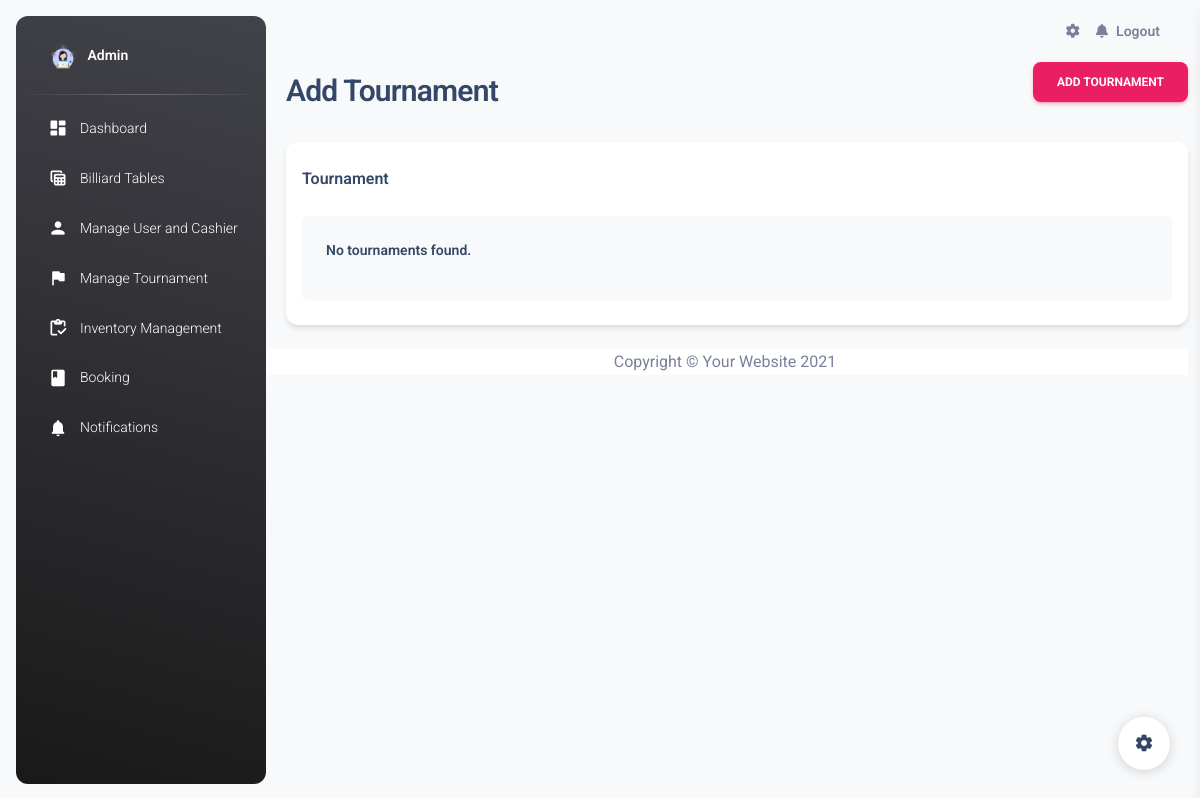
The app's page /manage_tournament.php, older data.
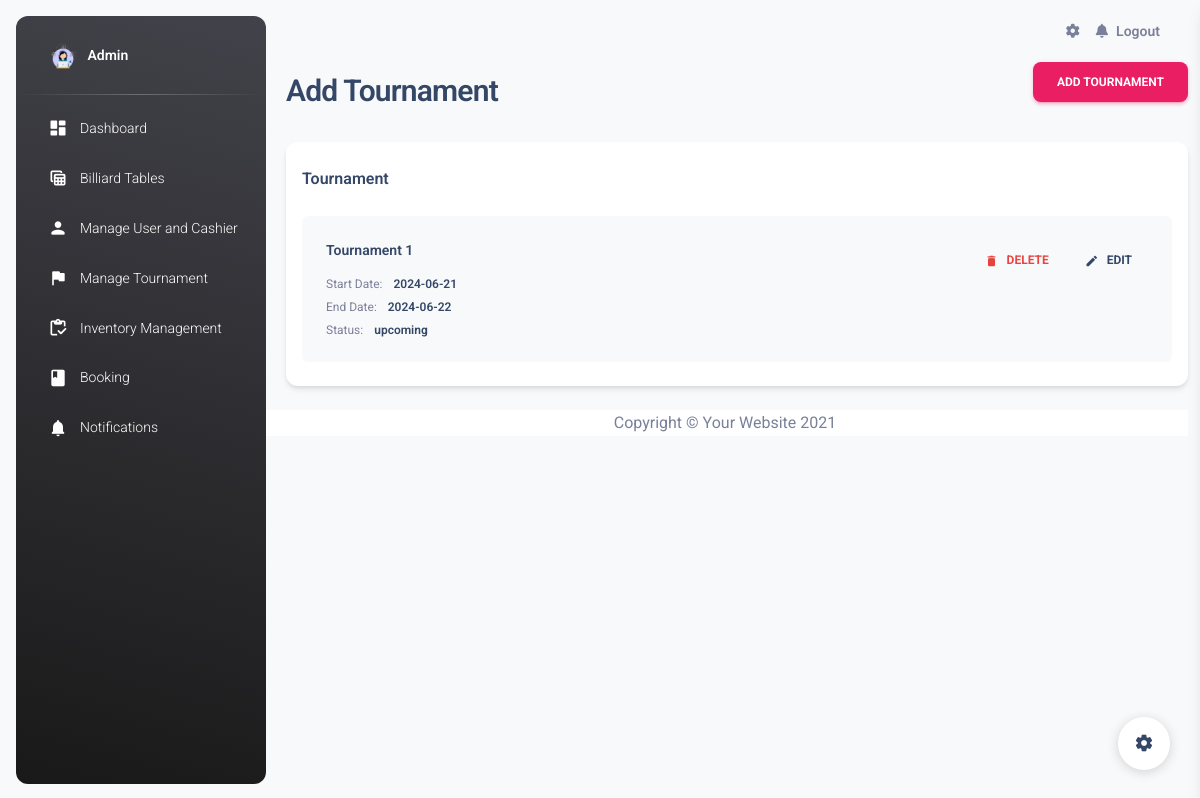
The same page, newer data.
### tables this page shows
CREATE TABLE `tournaments` (
  `tournament_id` int(11) NOT NULL,
  `name` varchar(100) NOT NULL,
  `start_date` date NOT NULL,
  `end_date` date DEFAULT NULL,
  `status` varchar(100) NOT NULL,
  `created_at` varchar(100) NOT NULL
);

### manage_tournament.php (the view, shortened to what the changed rows need)
<!DOCTYPE html>
<html lang="en">
   <head>
      <link href="./assets/css/nucleo-icons.css" rel="stylesheet" />
      <link href="./assets/css/nucleo-svg.css" rel="stylesheet" />
      <link id="pagestyle" href="./assets/css/material-dashboard.css?v=3.1.0" rel="stylesheet" />
      <link href="vendor/fontawesome-free/css/all.min.css" rel="stylesheet" type="text/css">
   </head>
   <body class="g-sidenav-show  bg-gray-100">
      <main class="main-content border-radius-lg ">
         <div class="container-fluid">
         <div class="d-sm-flex align-items-center justify-content-between mb-4">
            <h1 class="h3 mb-0 text-gray-800">Add Tournament</h1>
        </div>
         <?php
            include 'conn.php';
            $sqlTournaments = "SELECT * FROM tournaments";
            $stmtTournaments = $conn->prepare($sqlTournaments);
            $stmtTournaments->execute();
            $tournaments = $stmtTournaments->fetchAll(PDO::FETCH_ASSOC);
            ?>
            <div class="card">
                        <div class="card-body pt-4 p-3">
                            <ul class="list-group">
                                <?php if (!empty($tournaments)) : ?>
                                    <?php foreach ($tournaments as $tournament) : ?>
                                        <li class="list-group-item border-0 d-flex p-4 mb-2 bg-gray-100 border-radius-lg">
                                            <div class="d-flex flex-column">
                                                <h6 class="mb-3 text-sm"><?php echo htmlspecialchars($tournament['name']); ?></h6>
                                                <span class="mb-2 text-xs">Start Date: <span class="text-dark font-weight-bold ms-sm-2"><?php echo htmlspecialchars($tournament['start_date']); ?></span></span>
                                                <span class="mb-2 text-xs">End Date: <span class="text-dark font-weight-bold ms-sm-2"><?php echo htmlspecialchars($tournament['end_date']); ?></span></span>
                                                <span class="text-xs">Status: <span class="text-dark font-weight-bold ms-sm-2"><?php echo htmlspecialchars($tournament['status']); ?></span></span>
                                            </div>
                                            <div class="ms-auto text-end">
                                                <a class="btn btn-link text-danger text-gradient px-3 mb-0" href="delete_tournament.php?tournament_id=<?php echo htmlspecialchars($tournament['tournament_id']); ?>"><i class="material-icons text-sm me-2">delete</i>Delete</a>
                                                <a class="btn btn-link text-dark px-3 mb-0" href="edit_tournament.php?tournament_id=<?php echo htmlspecialchars($tournament['tournament_id']); ?>"><i class="material-icons text-sm me-2">edit</i>Edit</a>
                                            </div>
                                        </li>
                                    <?php endforeach; ?>
                                <?php else : ?>
                                    <li class="list-group-item border-0 d-flex p-4 mb-2 bg-gray-100 border-radius-lg">
                                        <div class="d-flex flex-column">
                                            <h6 class="mb-3 text-sm">No tournaments found.</h6>
                                        </div>
                                    </li>
                                <?php endif; ?>
                            </ul>
                        </div>
                    </div>
                </div>
      </main>
   </body>
</html>

Row changes from the older to the newer data that the page shows:
added tournaments: name "Tournament 1", start_date "2024-06-21", end_date "2024-06-22", status "upcoming"
Text that changed along with them:
text no longer shown: "No tournaments found."
